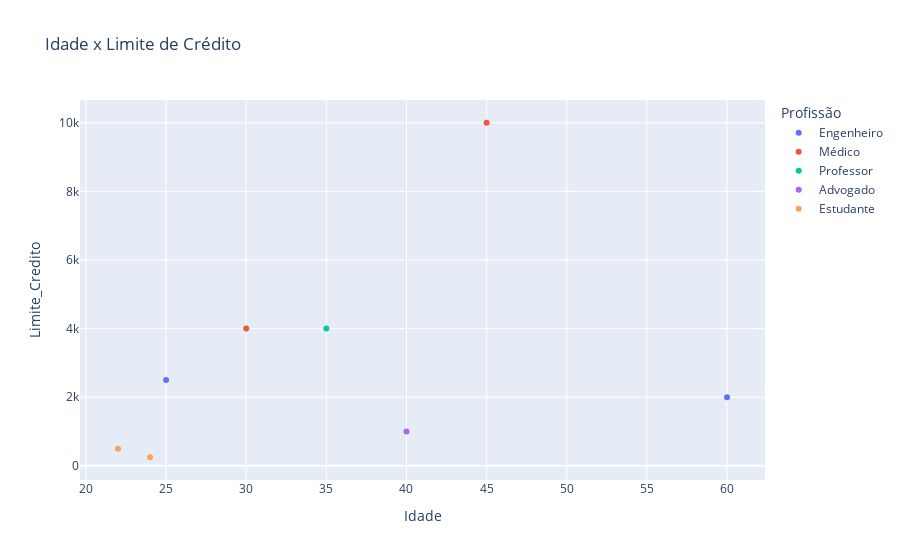

The notebook cell this image was saved under:
### Markdown cell above
Notamos que nessa última análise as pessoas casadas têm um limite de crédito 254% maior em relação 
as pessoas solteiras, uma diferença significativa, por portanto para nossa próxima análise será proposto 
um gráfico que relacione o limite de crédito e a idade das pessoas.

### Code cell
fig = px.scatter(df, x='Idade', y='Limite_Credito', color= 'Profissão', title= 'Idade x Limite de Crédito')
fig.show()

### Figure 1 — Plotly figure (JSON) as saved in the notebook; plotly's stock layout.template omitted (floating-point values rounded to 4 significant figures)
{"data": [{"hovertemplate": "Profissão=Engenheiro<br>Idade=%{x}<br>Limite_Credito=%{y}<extra></extra>", "legendgroup": "Engenheiro", "marker": {"color": "#636efa", "symbol": "circle"}, "mode": "markers", "name": "Engenheiro", "orientation": "v", "showlegend": true, "type": "scatter", "x": [25, 60], "xaxis": "x", "y": [2500, 2000], "yaxis": "y"}, {"hovertemplate": "Profissão=Médico<br>Idade=%{x}<br>Limite_Credito=%{y}<extra></extra>", "legendgroup": "Médico", "marker": {"color": "#EF553B", "symbol": "circle"}, "mode": "markers", "name": "Médico", "orientation": "v", "showlegend": true, "type": "scatter", "x": [30, 45], "xaxis": "x", "y": [4000, 10000], "yaxis": "y"}, {"hovertemplate": "Profissão=Professor<br>Idade=%{x}<br>Limite_Credito=%{y}<extra></extra>", "legendgroup": "Professor", "marker": {"color": "#00cc96", "symbol": "circle"}, "mode": "markers", "name": "Professor", "orientation": "v", "showlegend": true, "type": "scatter", "x": [35], "xaxis": "x", "y": [4000], "yaxis": "y"}, {"hovertemplate": "Profissão=Advogado<br>Idade=%{x}<br>Limite_Credito=%{y}<extra></extra>", "legendgroup": "Advogado", "marker": {"color": "#ab63fa", "symbol": "circle"}, "mode": "markers", "name": "Advogado", "orientation": "v", "showlegend": true, "type": "scatter", "x": [40], "xaxis": "x", "y": [1000], "yaxis": "y"}, {"hovertemplate": "Profissão=Estudante<br>Idade=%{x}<br>Limite_Credito=%{y}<extra></extra>", "legendgroup": "Estudante", "marker": {"color": "#FFA15A", "symbol": "circle"}, "mode": "markers", "name": "Estudante", "orientation": "v", "showlegend": true, "type": "scatter", "x": [22, 24], "xaxis": "x", "y": [500, 250], "yaxis": "y"}], "layout": {"legend": {"title": {"text": "Profissão"}, "tracegroupgap": 0}, "title": {"text": "Idade x Limite de Crédito"}, "xaxis": {"anchor": "y", "domain": [0, 1], "title": {"text": "Idade"}}, "yaxis": {"anchor": "x", "domain": [0, 1], "title": {"text": "Limite_Credito"}}}}
